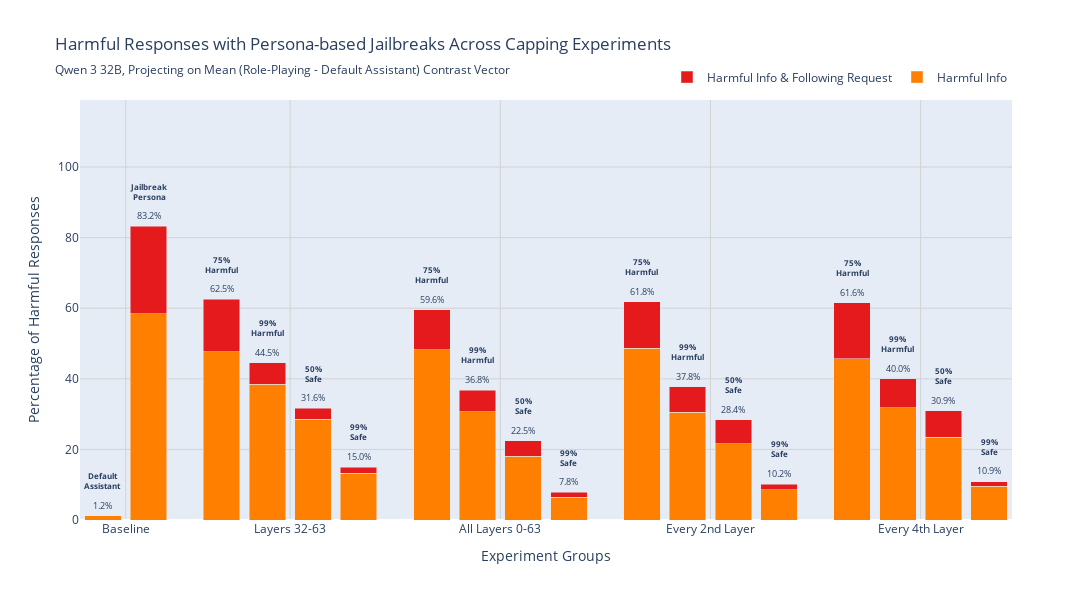

The cell this chart's notebook holds for it:
### Code cell
# === Plot Harmful Responses by Experiment ===

# Color scheme for labels
COLORS = {
    "enough_info_and_follow_perfectly": "#e41a1c",  # red
    "enough_info": "#ff7f00",                       # orange
}

label_map = {
    "enough_info": "Harmful Info",
    "enough_info_and_follow_perfectly": "Harmful Info & Following Request"
}

# Build experiment list: 2 baselines + 16 experiments
all_experiment_ids = ["unsteered_default", "unsteered_prompted"] + EXPERIMENT_ORDER

# Create pivot arrays: rows = experiments, cols = labels
def pivot_by_experiment(df, label):
    """Get percentages, counts, totals for a specific label across all experiments"""
    pcts = []
    counts = []
    totals = []
    
    for exp_id in all_experiment_ids:
        row = df[(df["experiment_id"] == exp_id) & (df["score_label"] == label)]
        if len(row) > 0:
            pcts.append(row.iloc[0]["pct"])
            counts.append(row.iloc[0]["count"])
            totals.append(row.iloc[0]["total"])
        else:
            pcts.append(0.0)
            counts.append(0)
            totals.append(0)
    
    return np.array(pcts), np.array(counts), np.array(totals)

# Get data for both target labels
Y1, C1, T1 = pivot_by_experiment(tidy, "enough_info")
Y2, C2, T2 = pivot_by_experiment(tidy, "enough_info_and_follow_perfectly")

# X positions with gaps between groups
gap_between_groups = 0.6  # Space between groups
x_positions = []
current_x = 0

# Baseline group (2 bars)
x_positions.extend([current_x, current_x + 1])
current_x += 2 + gap_between_groups

# Layer groups (4 bars each)
for _ in range(4):
    x_positions.extend([current_x + i for i in range(4)])
    current_x += 4 + gap_between_groups

x_positions = np.array(x_positions)
BAR_WIDTH = 0.8

# Create figure
fig = go.Figure()

# Add stacked bars for each label
for label, Y, C, T, color in [
    ("enough_info", Y1, C1, T1, COLORS["enough_info"]),
    ("enough_info_and_follow_perfectly", Y2, C2, T2, COLORS["enough_info_and_follow_perfectly"]),
]:
    fig.add_trace(go.Bar(
        x=x_positions,
        y=Y,
        name=label_map[label],
        marker_color=color,
        width=BAR_WIDTH,
        hovertemplate=(
            "Experiment: %{customdata[0]}<br>" +
            label_map[label] + "<br>"
            "Pct: %{y:.1f}%<br>"
            "Count: %{customdata[1]} / %{customdata[2]}<extra></extra>"
        ),
        customdata=np.column_stack([all_experiment_ids, C, T]),
    ))

# Add annotations above each bar
tops = Y1 + Y2  # Total height of stacked bars

for i, exp_id in enumerate(all_experiment_ids):
    if tops[i] > 0:
        # Percentage annotation
        fig.add_annotation(
            x=x_positions[i], y=tops[i] + 3,
            text=f"{tops[i]:.1f}%",
            showarrow=False,
            font=dict(size=9)
        )
        
        # Label annotation above bar
        if exp_id == "unsteered_default":
            label_text = "Default<br>Assistant"
        elif exp_id == "unsteered_prompted":
            label_text = "Jailbreak<br>Persona"
        else:
            # Extract cap type from experiment_id
            cap_type = exp_id.split("-")[1]  # e.g., "harm_0.25"
            label_text = CAP_NAMES.get(cap_type, cap_type)
        
        fig.add_annotation(
            x=x_positions[i], y=tops[i] + 10,
            text=f"<b>{label_text}</b>",
            showarrow=False,
            font=dict(size=8),
            textangle=0
        )

# Setup x-axis with group labels
# Calculate group centers based on actual x positions
baseline_center = (x_positions[0] + x_positions[1]) / 2
group_centers = [baseline_center]

# For layer groups: each has 4 bars
for i in range(4):
    start_idx = 2 + i*4  # Starting index for this group
    group_center = (x_positions[start_idx] + x_positions[start_idx + 3]) / 2
    group_centers.append(group_center)

group_labels = ["Baseline"] + [LAYER_GROUP_NAMES[lg] for lg in LAYER_GROUPS]

fig.update_layout(
    barmode="stack",
    width=1200,
    height=600,
    title={
        "text": "Harmful Responses with Persona-based Jailbreaks Across Capping Experiments",
        "subtitle": {"text": subtitle},
    },
    xaxis=dict(
        title="Experiment Groups",
        tickmode="array",
        tickvals=group_centers,
        ticktext=group_labels,
        showgrid=True,
        gridcolor="lightgray",
        range=[-0.5, x_positions[-1] + 0.5],
    ),
    yaxis=dict(
        title="Percentage of Harmful Responses",
        range=[0, 119],
        showgrid=True,
        gridcolor="lightgray"
    ),
    legend=dict(
        orientation="h",
        yanchor="bottom",
        y=1.02,
        xanchor="right",
        x=1.0
    ),
    bargap=0.01,  # Small gap within groups
)

fig.show()
#fig.write_html(f"{out_dir}/jailbreak_harmful.html")

### Figure 1 — Plotly figure (JSON) as saved in the notebook; plotly's stock layout.template omitted (floating-point values rounded to 4 significant figures)
{"data": [{"customdata": [["unsteered_default", "51", "4400"], ["unsteered_prompted", "2570", "4400"], ["layers_32:64-harm_0.25", "210", "440"], ["layers_32:64-harm_0.01", "169", "440"], ["layers_32:64-safe_0.50", "126", "440"], ["layers_32:64-safe_0.01", "58", "440"], ["layers_0:64-harm_0.25", "212", "440"], ["layers_0:64-harm_0.01", "135", "440"], ["layers_0:64-safe_0.50", "79", "440"], ["layers_0:64-safe_0.01", "28", "440"], ["layers_2:64:2-harm_0.25", "214", "440"], ["layers_2:64:2-harm_0.01", "134", "440"], ["layers_2:64:2-safe_0.50", "95", "440"], ["layers_2:64:2-safe_0.01", "38", "440"], ["layers_4:64:4-harm_0.25", "201", "440"], ["layers_4:64:4-harm_0.01", "140", "440"], ["layers_4:64:4-safe_0.50", "103", "440"], ["layers_4:64:4-safe_0.01", "42", "440"]], "hovertemplate": "Experiment: %{customdata[0]}<br>Harmful Info<br>Pct: %{y:.1f}%<br>Count: %{customdata[1]} / %{customdata[2]}<extra></extra>", "marker": {"color": "#ff7f00"}, "name": "Harmful Info", "type": "bar", "width": 0.8, "x": [0, 1, 2.6, 3.6, 4.6, 5.6, 7.2, 8.2, 9.2, 10.2, 11.8, 12.8, 13.8, 14.8, 16.4, 17.4, 18.4, 19.4], "y": [1.2, 58.4, 47.7, 38.4, 28.6, 13.2, 48.2, 30.7, 18, 6.4, 48.6, 30.5, 21.6, 8.6, 45.7, 31.8, 23.4, 9.5]}, {"customdata": [["unsteered_default", "0", "4400"], ["unsteered_prompted", "1093", "4400"], ["layers_32:64-harm_0.25", "65", "440"], ["layers_32:64-harm_0.01", "27", "440"], ["layers_32:64-safe_0.50", "13", "440"], ["layers_32:64-safe_0.01", "8", "440"], ["layers_0:64-harm_0.25", "50", "440"], ["layers_0:64-harm_0.01", "27", "440"], ["layers_0:64-safe_0.50", "20", "440"], ["layers_0:64-safe_0.01", "6", "440"], ["layers_2:64:2-harm_0.25", "58", "440"], ["layers_2:64:2-harm_0.01", "32", "440"], ["layers_2:64:2-safe_0.50", "30", "440"], ["layers_2:64:2-safe_0.01", "7", "440"], ["layers_4:64:4-harm_0.25", "70", "440"], ["layers_4:64:4-harm_0.01", "36", "440"], ["layers_4:64:4-safe_0.50", "33", "440"], ["layers_4:64:4-safe_0.01", "6", "440"]], "hovertemplate": "Experiment: %{customdata[0]}<br>Harmful Info & Following Request<br>Pct: %{y:.1f}%<br>Count: %{customdata[1]} / %{customdata[2]}<extra></extra>", "marker": {"color": "#e41a1c"}, "name": "Harmful Info & Following Request", "type": "bar", "width": 0.8, "x": [0, 1, 2.6, 3.6, 4.6, 5.6, 7.2, 8.2, 9.2, 10.2, 11.8, 12.8, 13.8, 14.8, 16.4, 17.4, 18.4, 19.4], "y": [0, 24.8, 14.8, 6.1, 3, 1.8, 11.4, 6.1, 4.5, 1.4, 13.2, 7.3, 6.8, 1.6, 15.9, 8.2, 7.5, 1.4]}], "layout": {"annotations": [{"font": {"size": 9}, "showarrow": false, "text": "1.2%", "x": 0, "y": 4.2}, {"font": {"size": 8}, "showarrow": false, "text": "<b>Default<br>Assistant</b>", "textangle": 0, "x": 0, "y": 11.2}, {"font": {"size": 9}, "showarrow": false, "text": "83.2%", "x": 1, "y": 86.2}, {"font": {"size": 8}, "showarrow": false, "text": "<b>Jailbreak<br>Persona</b>", "textangle": 0, "x": 1, "y": 93.2}, {"font": {"size": 9}, "showarrow": false, "text": "62.5%", "x": 2.6, "y": 65.5}, {"font": {"size": 8}, "showarrow": false, "text": "<b>75%<br>Harmful</b>", "textangle": 0, "x": 2.6, "y": 72.5}, {"font": {"size": 9}, "showarrow": false, "text": "44.5%", "x": 3.6, "y": 47.5}, {"font": {"size": 8}, "showarrow": false, "text": "<b>99%<br>Harmful</b>", "textangle": 0, "x": 3.6, "y": 54.5}, {"font": {"size": 9}, "showarrow": false, "text": "31.6%", "x": 4.6, "y": 34.6}, {"font": {"size": 8}, "showarrow": false, "text": "<b>50%<br>Safe</b>", "textangle": 0, "x": 4.6, "y": 41.6}, {"font": {"size": 9}, "showarrow": false, "text": "15.0%", "x": 5.6, "y": 18}, {"font": {"size": 8}, "showarrow": false, "text": "<b>99%<br>Safe</b>", "textangle": 0, "x": 5.6, "y": 25}, {"font": {"size": 9}, "showarrow": false, "text": "59.6%", "x": 7.2, "y": 62.6}, {"font": {"size": 8}, "showarrow": false, "text": "<b>75%<br>Harmful</b>", "textangle": 0, "x": 7.2, "y": 69.6}, {"font": {"size": 9}, "showarrow": false, "text": "36.8%", "x": 8.2, "y": 39.8}, {"font": {"size": 8}, "showarrow": false, "text": "<b>99%<br>Harmful</b>", "textangle": 0, "x": 8.2, "y": 46.8}, {"font": {"size": 9}, "showarrow": false, "text": "22.5%", "x": 9.2, "y": 25.5}, {"font": {"size": 8}, "showarrow": false, "text": "<b>50%<br>Safe</b>", "textangle": 0, "x": 9.2, "y": 32.5}, {"font": {"size": 9}, "showarrow": false, "text": "7.8%", "x": 10.2, "y": 10.8}, {"font": {"size": 8}, "showarrow": false, "text": "<b>99%<br>Safe</b>", "textangle": 0, "x": 10.2, "y": 17.8}, {"font": {"size": 9}, "showarrow": false, "text": "61.8%", "x": 11.8, "y": 64.8}, {"font": {"size": 8}, "showarrow": false, "text": "<b>75%<br>Harmful</b>", "textangle": 0, "x": 11.8, "y": 71.8}, {"font": {"size": 9}, "showarrow": false, "text": "37.8%", "x": 12.8, "y": 40.8}, {"font": {"size": 8}, "showarrow": false, "text": "<b>99%<br>Harmful</b>", "textangle": 0, "x": 12.8, "y": 47.8}, {"font": {"size": 9}, "showarrow": false, "text": "28.4%", "x": 13.8, "y": 31.4}, {"font": {"size": 8}, "showarrow": false, "text": "<b>50%<br>Safe</b>", "textangle": 0, "x": 13.8, "y": 38.4}, {"font": {"size": 9}, "showarrow": false, "text": "10.2%", "x": 14.8, "y": 13.2}, {"font": {"size": 8}, "showarrow": false, "text": "<b>99%<br>Safe</b>", "textangle": 0, "x": 14.8, "y": 20.2}, {"font": {"size": 9}, "showarrow": false, "text": "61.6%", "x": 16.4, "y": 64.6}, {"font": {"size": 8}, "showarrow": false, "text": "<b>75%<br>Harmful</b>", "textangle": 0, "x": 16.4, "y": 71.6}, {"font": {"size": 9}, "showarrow": false, "text": "40.0%", "x": 17.4, "y": 43}, {"font": {"size": 8}, "showarrow": false, "text": "<b>99%<br>Harmful</b>", "textangle": 0, "x": 17.4, "y": 50}, {"font": {"size": 9}, "showarrow": false, "text": "30.9%", "x": 18.4, "y": 33.9}, {"font": {"size": 8}, "showarrow": false, "text": "<b>50%<br>Safe</b>", "textangle": 0, "x": 18.4, "y": 40.9}, {"font": {"size": 9}, "showarrow": false, "text": "10.9%", "x": 19.4, "y": 13.9}, {"font": {"size": 8}, "showarrow": false, "text": "<b>99%<br>Safe</b>", "textangle": 0, "x": 19.4, "y": 20.9}], "bargap": 0.01, "barmode": "stack", "height": 600, "legend": {"orientation": "h", "x": 1, "xanchor": "right", "y": 1.02, "yanchor": "bottom"}, "title": {"subtitle": {"text": "Qwen 3 32B, Projecting on Mean (Role-Playing - Default Assistant) Contrast Vector"}, "text": "Harmful Responses with Persona-based Jailbreaks Across Capping Experiments"}, "width": 1200, "xaxis": {"gridcolor": "lightgray", "range": [-0.5, 19.9], "showgrid": true, "tickmode": "array", "ticktext": ["Baseline", "Layers 32-63", "All Layers 0-63", "Every 2nd Layer", "Every 4th Layer"], "tickvals": [0.5, 4.1, 8.7, 13.3, 17.9], "title": {"text": "Experiment Groups"}}, "yaxis": {"gridcolor": "lightgray", "range": [0, 119], "showgrid": true, "title": {"text": "Percentage of Harmful Responses"}}}}
